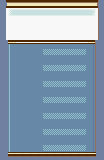

This is a level from a 2D game, rendered from its Tiled map with the project's own tilesets. A one-line summary and the complete map file follow:
An orthogonal 13x20 tile map with 8x8 px tiles, 1 tile layer (Tile Layer 1).

<map version="1.5" tiledversion="1.7.2" orientation="orthogonal" renderorder="right-down" width="13" height="20" tilewidth="8" tileheight="8" infinite="0" nextlayerid="2" nextobjectid="1">
 <tileset firstgid="1" name="MenuTiles" tilewidth="8" tileheight="8" tilecount="128" columns="32">
  <image source="MenuTiles.png" width="256" height="32" />
 </tileset>
 <layer id="1" name="Tile Layer 1" width="13" height="20">
  <data encoding="csv">
35,39,39,39,39,39,39,39,39,39,39,39,40,
12,100,101,101,101,101,101,101,101,101,101,102,16,
12,15,15,15,15,15,15,15,15,15,15,15,16,
12,15,15,15,15,15,15,15,15,15,15,15,16,
12,15,15,15,15,15,15,15,15,15,15,15,16,
1,115,116,116,116,116,116,116,116,116,116,117,1,
1,118,10,10,10,123,124,124,124,124,125,119,1,
1,118,10,10,10,10,10,10,10,10,10,119,1,
1,118,10,10,10,123,124,124,124,124,125,119,1,
1,118,10,10,10,10,10,10,10,10,10,119,1,
1,118,10,10,10,123,124,124,124,124,125,119,1,
1,118,10,10,10,10,10,10,10,10,10,119,1,
1,118,10,10,10,123,124,124,124,124,125,119,1,
1,118,10,10,10,10,10,10,10,10,10,119,1,
1,118,10,10,10,123,124,124,124,124,125,119,1,
1,118,10,10,10,10,10,10,10,10,10,119,1,
1,118,10,10,10,123,124,124,124,124,125,119,1,
1,118,10,10,10,10,10,10,10,10,10,119,1,
1,118,10,10,10,123,124,124,124,124,125,119,1,
1,33,33,33,33,33,33,33,33,33,33,33,1
</data>
 </layer>
</map>
